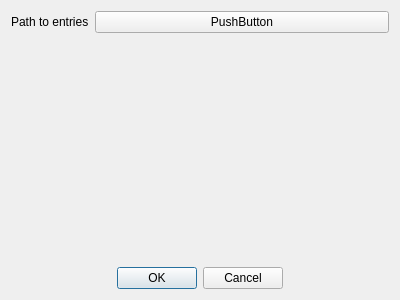
<?xml version="1.0" encoding="UTF-8"?>
<ui version="4.0">
 <class>Settings</class>
 <widget class="QDialog" name="Settings">
  <property name="geometry">
   <rect>
    <x>0</x>
    <y>0</y>
    <width>400</width>
    <height>300</height>
   </rect>
  </property>
  <property name="windowTitle">
   <string>beeforgrub2 &gt; settings</string>
  </property>
  <layout class="QVBoxLayout" name="verticalLayout">
   <item>
    <layout class="QFormLayout" name="formLayout">
     <item row="0" column="0">
      <widget class="QLabel" name="label">
       <property name="text">
        <string>Path to entries</string>
       </property>
      </widget>
     </item>
     <item row="0" column="1">
      <widget class="QPushButton" name="path_to_entries_button">
       <property name="sizePolicy">
        <sizepolicy hsizetype="Expanding" vsizetype="Fixed">
         <horstretch>0</horstretch>
         <verstretch>0</verstretch>
        </sizepolicy>
       </property>
       <property name="layoutDirection">
        <enum>Qt::LeftToRight</enum>
       </property>
       <property name="text">
        <string>PushButton</string>
       </property>
       <property name="icon">
        <iconset theme="system-file-manager">
         <normaloff>.</normaloff>.</iconset>
       </property>
       <property name="flat">
        <bool>false</bool>
       </property>
      </widget>
     </item>
    </layout>
   </item>
   <item>
    <widget class="QDialogButtonBox" name="buttonBox">
     <property name="standardButtons">
      <set>QDialogButtonBox::Cancel|QDialogButtonBox::Ok</set>
     </property>
     <property name="centerButtons">
      <bool>true</bool>
     </property>
    </widget>
   </item>
  </layout>
 </widget>
 <resources/>
 <connections>
  <connection>
   <sender>buttonBox</sender>
   <signal>rejected()</signal>
   <receiver>Settings</receiver>
   <slot>close()</slot>
   <hints>
    <hint type="sourcelabel">
     <x>281</x>
     <y>278</y>
    </hint>
    <hint type="destinationlabel">
     <x>354</x>
     <y>447</y>
    </hint>
   </hints>
  </connection>
  <connection>
   <sender>path_to_entries_button</sender>
   <signal>clicked()</signal>
   <receiver>Settings</receiver>
   <slot>handle_path_click()</slot>
   <hints>
    <hint type="sourcelabel">
     <x>198</x>
     <y>26</y>
    </hint>
    <hint type="destinationlabel">
     <x>625</x>
     <y>163</y>
    </hint>
   </hints>
  </connection>
  <connection>
   <sender>buttonBox</sender>
   <signal>accepted()</signal>
   <receiver>Settings</receiver>
   <slot>handle_apply_click()</slot>
   <hints>
    <hint type="sourcelabel">
     <x>175</x>
     <y>280</y>
    </hint>
    <hint type="destinationlabel">
     <x>254</x>
     <y>399</y>
    </hint>
   </hints>
  </connection>
 </connections>
 <slots>
  <slot>handle_path_click()</slot>
  <slot>handle_apply_click()</slot>
 </slots>
</ui>
